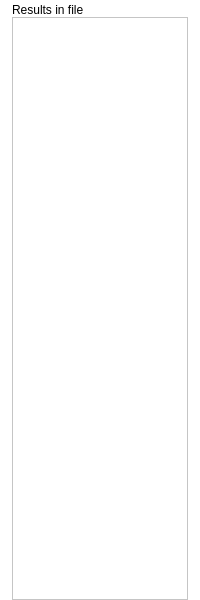
<?xml version="1.0" encoding="UTF-8"?>
<ui version="4.0">
 <class>LeftWidgetResult</class>
 <widget class="QWidget" name="LeftWidgetResult">
  <property name="geometry">
   <rect>
    <x>0</x>
    <y>0</y>
    <width>200</width>
    <height>600</height>
   </rect>
  </property>
  <property name="sizePolicy">
   <sizepolicy hsizetype="Expanding" vsizetype="Expanding">
    <horstretch>200</horstretch>
    <verstretch>0</verstretch>
   </sizepolicy>
  </property>
  <property name="minimumSize">
   <size>
    <width>0</width>
    <height>0</height>
   </size>
  </property>
  <property name="palette">
   <palette>
    <active>
     <colorrole role="Base">
      <brush brushstyle="SolidPattern">
       <color alpha="255">
        <red>255</red>
        <green>255</green>
        <blue>255</blue>
       </color>
      </brush>
     </colorrole>
     <colorrole role="Window">
      <brush brushstyle="SolidPattern">
       <color alpha="255">
        <red>255</red>
        <green>255</green>
        <blue>255</blue>
       </color>
      </brush>
     </colorrole>
    </active>
    <inactive>
     <colorrole role="Base">
      <brush brushstyle="SolidPattern">
       <color alpha="255">
        <red>255</red>
        <green>255</green>
        <blue>255</blue>
       </color>
      </brush>
     </colorrole>
     <colorrole role="Window">
      <brush brushstyle="SolidPattern">
       <color alpha="255">
        <red>255</red>
        <green>255</green>
        <blue>255</blue>
       </color>
      </brush>
     </colorrole>
    </inactive>
    <disabled>
     <colorrole role="Base">
      <brush brushstyle="SolidPattern">
       <color alpha="255">
        <red>255</red>
        <green>255</green>
        <blue>255</blue>
       </color>
      </brush>
     </colorrole>
     <colorrole role="Window">
      <brush brushstyle="SolidPattern">
       <color alpha="255">
        <red>255</red>
        <green>255</green>
        <blue>255</blue>
       </color>
      </brush>
     </colorrole>
    </disabled>
   </palette>
  </property>
  <property name="windowTitle">
   <string>Form</string>
  </property>
  <property name="autoFillBackground">
   <bool>true</bool>
  </property>
  <layout class="QVBoxLayout" name="verticalLayout">
   <property name="spacing">
    <number>0</number>
   </property>
   <property name="leftMargin">
    <number>12</number>
   </property>
   <property name="topMargin">
    <number>3</number>
   </property>
   <property name="rightMargin">
    <number>12</number>
   </property>
   <property name="bottomMargin">
    <number>0</number>
   </property>
   <item>
    <widget class="QLabel" name="label">
     <property name="sizePolicy">
      <sizepolicy hsizetype="Preferred" vsizetype="Preferred">
       <horstretch>200</horstretch>
       <verstretch>0</verstretch>
      </sizepolicy>
     </property>
     <property name="text">
      <string>Results in file</string>
     </property>
    </widget>
   </item>
   <item>
    <widget class="QListWidget" name="listWidget">
     <property name="sizePolicy">
      <sizepolicy hsizetype="Preferred" vsizetype="Expanding">
       <horstretch>200</horstretch>
       <verstretch>0</verstretch>
      </sizepolicy>
     </property>
    </widget>
   </item>
  </layout>
 </widget>
 <resources/>
 <connections/>
</ui>
